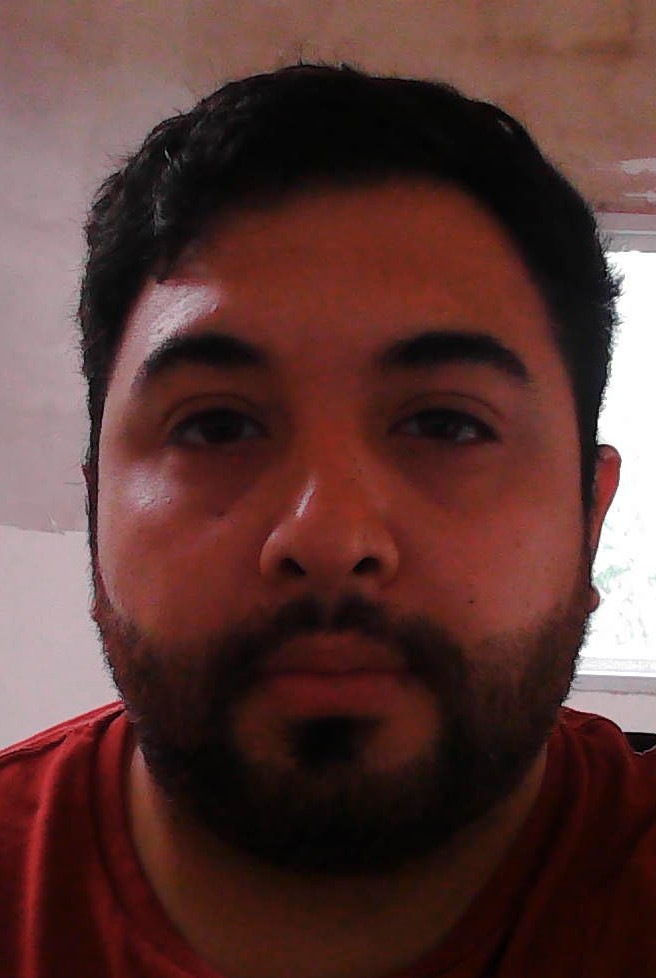
#> input picture Deteccion de rostro/data/empleados/100_Kevin_Rodriguez/cap1.jpg, 656 x 978 px; its folder holds only this picture in this run
$ python enroll_lbph.py
#> lines starting #> are read from the running program, lines starting #| are printed output that depends on the picture
import os, cv2, numpy as np
from pathlib import Path

DATA_DIR = Path("data/empleados")
MODEL_PATH = Path("data/modelos/lbph.yml")
MODEL_PATH.parent.mkdir(parents=True, exist_ok=True)

def load_images_and_labels():
    images, labels, label_map = [], [], {}
    current_label = 0

    for person_dir in sorted(DATA_DIR.iterdir()):
        if not person_dir.is_dir():
            continue
        label_map[current_label] = person_dir.name
        for img_path in person_dir.glob("*.*"):
            img = cv2.imread(str(img_path), cv2.IMREAD_GRAYSCALE)
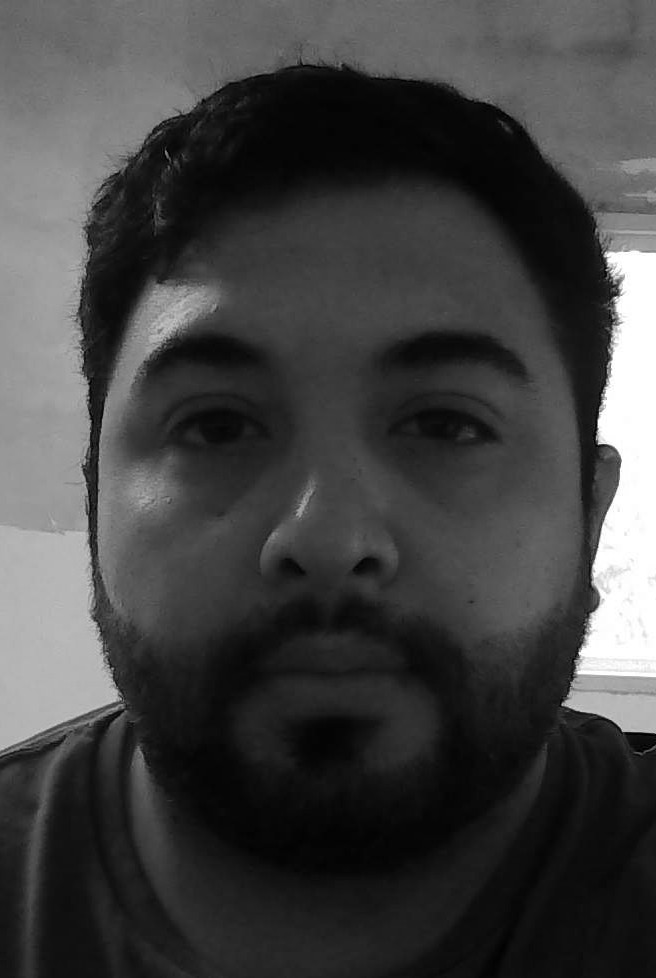
#> img: shape (978, 656); min 0, max 255, mean 66
            if img is None:
                continue
            # Detección cara
            face_cascade = cv2.CascadeClassifier(cv2.data.haarcascades + "haarcascade_frontalface_default.xml")
            faces = face_cascade.detectMultiScale(img, 1.2, 5)
#> faces = [[28, 190, 596, 596]]
            if len(faces) == 0:
                continue
            x,y,w,h = faces[0]
#> x = 28; y = 190; w = 596; h = 596
            face = cv2.resize(img[y:y+h, x:x+w], (200, 200))
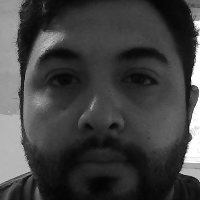
#> face: shape (200, 200); min 4, max 255, mean 65.4
            images.append(face)
            labels.append(current_label)
        current_label += 1
#> pass 2 of the loop in load_images_and_labels, `for person_dir in sorted(DATA_DIR.iterdir()):`:
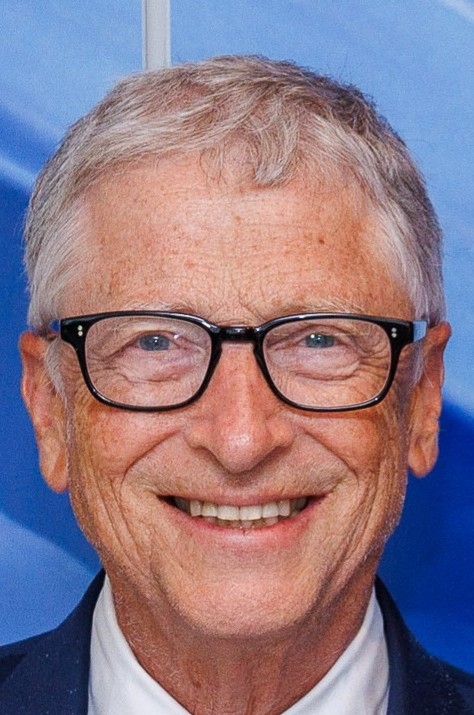
#> input picture Deteccion de rostro/data/empleados/101_Bill_Gates/img1.jpg, 474 x 715 px
#> in load_images_and_labels, `img = cv2.imread(str(img_path), cv2.IMREAD_GRAYSCALE)`:
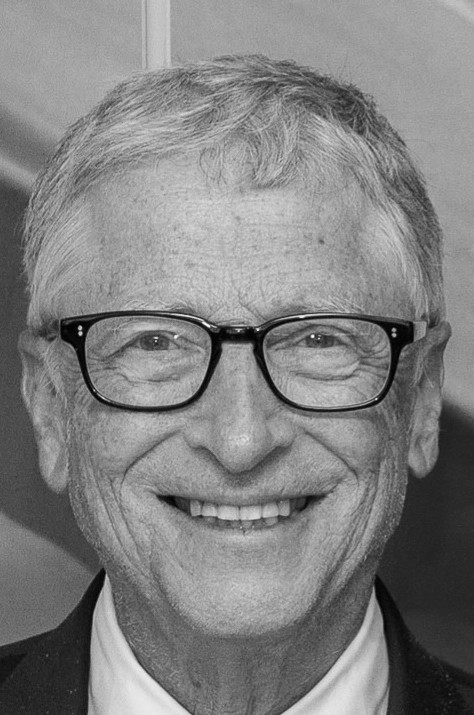
#> img: shape (715, 474); min 0, max 251, mean 129.1
#> faces = ()
    return images, np.array(labels), label_map

def main():
    images, labels, label_map = load_images_and_labels()
#> images = 1 item; labels = [0]; label_map = {0: '100_Kevin_Rodriguez', 1: '101_Bill_Gates'}
    if len(images) == 0:
        raise RuntimeError("No se encontraron rostros en data/empleados/*")

    recognizer = cv2.face.LBPHFaceRecognizer_create(radius=1, neighbors=10, grid_x=8, grid_y=8)
    recognizer.train(images, labels)
#> (the run stopped early here; a loop or call above may not have finished)
